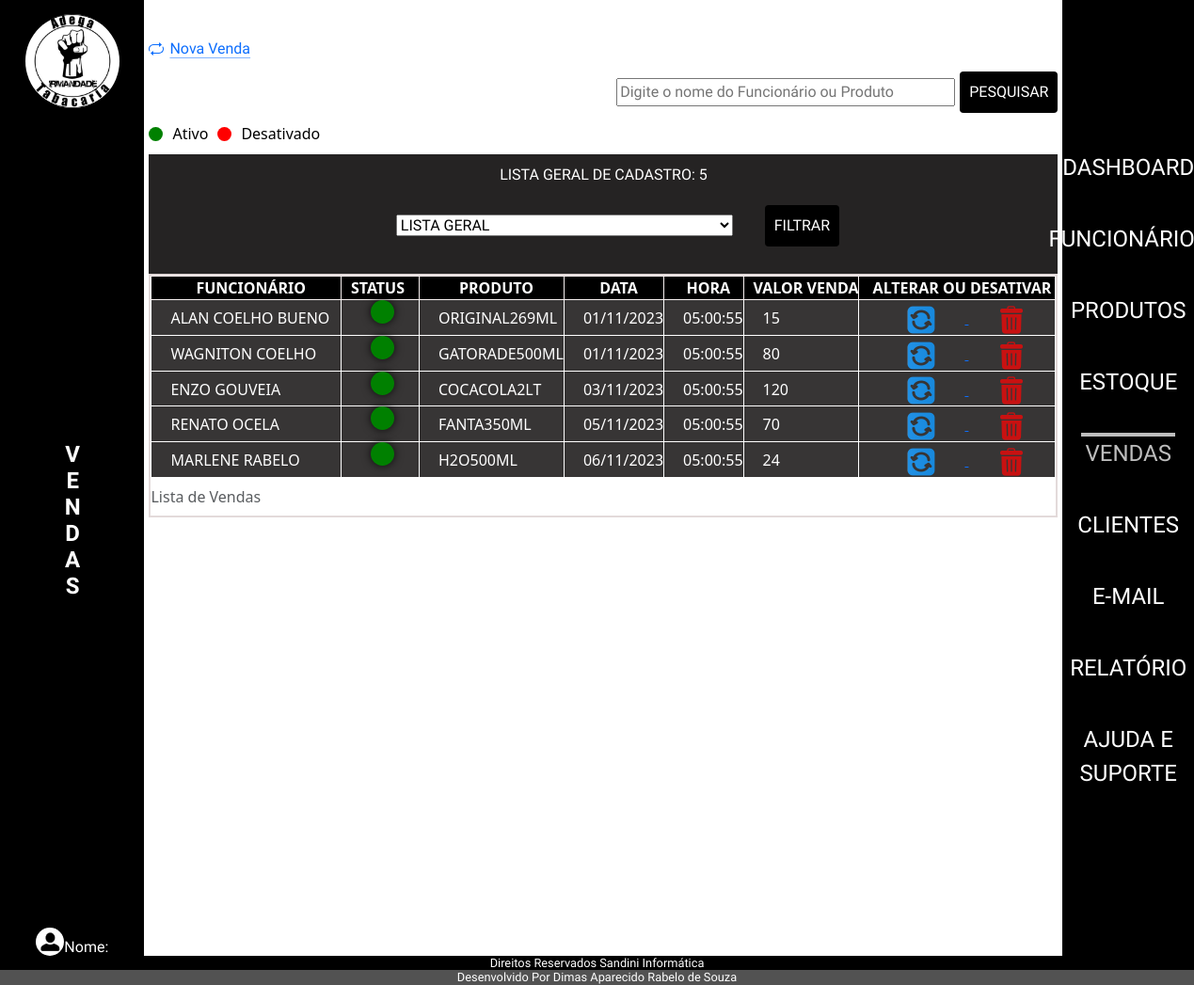
Page /admin/index.php?p=vendas on the earlier database version.
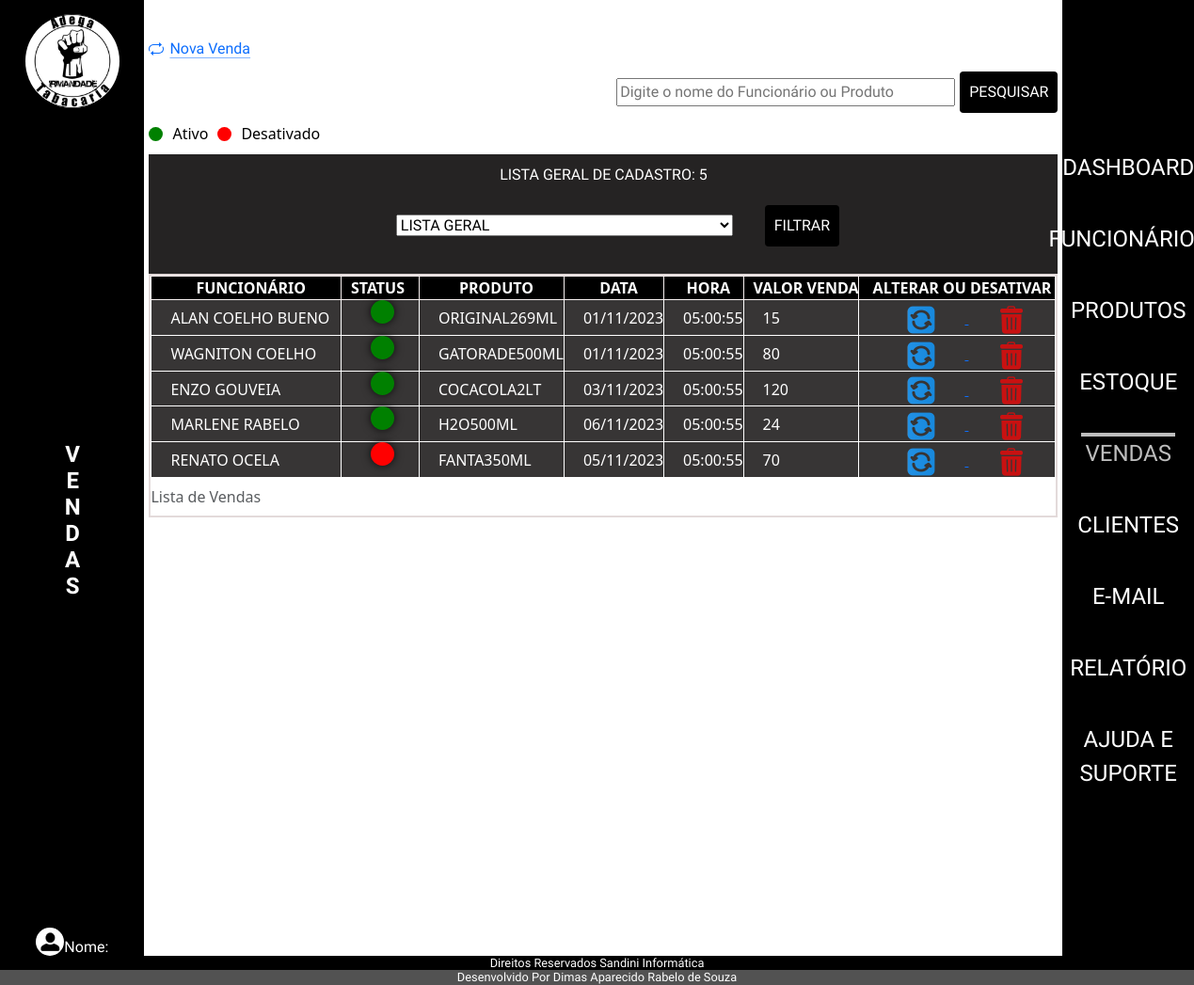
Same page on the later database version.
### tables this page shows
CREATE TABLE `tblvendas` (
  `idVenda` int(11) NOT NULL,
  `dataVenda` date DEFAULT curdate(),
  `horaVenda` time NOT NULL,
  `statusVenda` varchar(10) DEFAULT NULL,
  `valorTotalVenda` double(10,2) NOT NULL,
  `idFuncionario` int(11) NOT NULL,
  `idProduto` int(11) NOT NULL
);

CREATE TABLE `tblfuncionarios` (
  `idFuncionario` int(11) NOT NULL,
  `nomeFuncionario` varchar(50) NOT NULL,
  `altFuncionario` varchar(50) NOT NULL,
  `cargoFuncionario` varchar(20) NOT NULL,
  `dataNascFuncionario` date NOT NULL,
  `emailFuncionario` varchar(80) NOT NULL,
  `senhaFuncionario` varchar(20) NOT NULL,
  `nivelFuncionario` varchar(15) NOT NULL,
  `dataAdmissaoFuncionario` date NOT NULL,
  `enderecoFuncionario` varchar(50) NOT NULL,
  `telFuncionario` varchar(15) NOT NULL,
  `cepFuncionario` varchar(10) NOT NULL,
  `statusFuncionario` varchar(10) NOT NULL,
  `fotoFuncionario` varchar(100) DEFAULT NULL,
  `linkFaceFuncionario` varchar(150) NOT NULL,
  `linkInstaFuncionario` varchar(150) NOT NULL,
  `linkWhatsFuncionario` varchar(150) NOT NULL
);

CREATE TABLE `tblprodutos` (
  `idProduto` int(11) NOT NULL,
  `nomeProduto` varchar(255) NOT NULL,
  `descricaoProduto` varchar(50) NOT NULL,
  `categoriaProduto` varchar(50) NOT NULL,
  `statusProduto` varchar(255) DEFAULT 'Ativo',
  `precoCompraProduto` double(10,2) NOT NULL,
  `precoVendaProduto` double(10,2) NOT NULL,
  `fornecedorProduto` varchar(20) NOT NULL,
  `dataReceProduto` date DEFAULT curdate(),
  `horaProduto` time DEFAULT curtime()
);

### admin/class/vendas.php (called while the page is built, shortened)
<?php
class VendasClass
{
    public function listarVendasAtivas()
    {
        $sql = "SELECT
        v.idVenda,
        v.statusVenda,
        v.valorTotalVenda,
        v.horaVenda,
        v.dataVenda,
        f.nomeFuncionario,
        p.nomeProduto
    FROM
        tblvendas v
    INNER JOIN
        tblfuncionarios f ON v.idFuncionario = f.idFuncionario
    INNER JOIN
        tblprodutos p ON v.idProduto = p.idProduto
    WHERE
        v.statusVenda = 'ATIVO'";
        $conn = Conexao::LigarConexao();
        $resultado = $conn->query($sql);
        $lista = $resultado->fetchAll();
        return $lista;
    }
    public function listarVendasDesativadas()
    {
        $sql = "SELECT
        v.idVenda,
        v.statusVenda,
        v.valorTotalVenda,
        v.horaVenda,
        v.dataVenda,
        f.nomeFuncionario,
        p.nomeProduto
    FROM
        tblvendas v
    INNER JOIN
        tblfuncionarios f ON v.idFuncionario = f.idFuncionario
    INNER JOIN
        tblprodutos p ON v.idProduto = p.idProduto
    WHERE
        v.statusVenda = 'DESATIVADO'";
        $conn = Conexao::LigarConexao();
        $resultado = $conn->query($sql);
        $lista = $resultado->fetchAll();
        return $lista;
    }
}

### admin/vendas/listar.php (the view, shortened to what this page needs)
<?php
require_once('class/vendas.php');
$venda = new VendasClass();
$listaAtivos = $venda->listarVendasAtivas();
$listaDesativados = $venda->listarVendasDesativadas();
$listaFiltrada = array_merge($listaAtivos, $listaDesativados);
$statusFiltrar = '';
$totalCadastrados = count($listaFiltrada);
$totalAtivos = count($listaAtivos);
$totalDesativados = count($listaDesativados);
?>
<div>
    <a class="icon-link icon-link-hover" style="--bs-icon-link-transform: translate3d(0, -.125rem, 0);" href="index.php?p=vendas&v=cadastrar">
        Nova Venda
    </a>
</div>
<div>
    <form class="CampoPes" action="" method="POST">
        <input type="text" id="searchInput" name="searchInput" placeholder="Digite o nome do Funcionário ou Produto">
        <button type="submit">Pesquisar</button>
    </form>
</div>
<?php if (empty($statusFiltrar) || $statusFiltrar === 'LISTA GERAL') : ?>
    <div class="legenda-status">
        <div class="bolinha verde"></div>
        <span>Ativo</span>
        <div class="bolinha vermelha"></div>
        <span>Desativado</span>
    </div>
<?php endif; ?>
<form class="formStatus" action="" method="POST">
    <div>
        <select class="seleAtual" aria-label="Default select example" name="statusVenda">
            <option value="" <?php echo empty($statusFiltrar) ? 'selected' : 'LISTA GERAL'; ?>>LISTA GERAL</option>
        </select>
        <button type="submit">Filtrar</button>
    </div>
    <div>
        <?php if ($statusFiltrar === 'ATIVO') : ?>
            <p class="total">Total de ativos: <?php echo $totalAtivos; ?></p>
        <?php elseif ($statusFiltrar === 'DESATIVADO') : ?>
            <p class="total">Total de desativados: <?php echo $totalDesativados; ?></p>
        <?php else : ?>
            <p class="total">Lista Geral de Cadastro: <?php echo $totalCadastrados; ?></p>
        <?php endif; ?>
    </div>
</form>
<div class="table-container" id="arrastarMouse">
    <div>
        <table>
            <caption>Lista de Vendas</caption>
            <thead>
                <tr>
                <th>Funcionário</th>
                <?php if (empty($statusFiltrar) || $statusFiltrar === 'LISTA GERAL') : ?>
                        <th class="spanstatus" >Status</th>
                    <?php endif; ?>
                    <th>Produto</th>
                    <th>Data</th>
                    <th>Hora</th>
                    <th>Valor Venda</th>
                    <?php if ($statusFiltrar !== 'DESATIVADO') : ?>
                        <th>Alterar ou Desativar</th>
                    <?php endif; ?>
                </tr>
            </thead>
            <tbody>
                <?php foreach ($listaFiltrada as $linha) : ?>
                    <?php if (empty($statusFiltrar) || $linha['statusVenda'] === $statusFiltrar) : ?>
                        <tr>
                        <td><?php echo $linha['nomeFuncionario'] ?></td>
                        <?php if (empty($statusFiltrar) || $statusFiltrar === 'LISTA GERAL') : ?>
                                <td class="spanstatus">
                                    <?php if ($linha['statusVenda'] === 'ATIVO') : ?>
                                        <span class="status-span active-status"></span>
                                    <?php else : ?>
                                        <span class="status-span inactive-status"></span>
                                    <?php endif; ?>
                                </td>
                            <?php endif; ?>
                            <td><?php echo $linha['nomeProduto'] ?></td>
                            <td><?php echo date('d/m/Y', strtotime($linha['dataVenda'])) ?></td>
                            <td><?php echo $linha['horaVenda'] ?></td>
                            <td><?php echo $linha['valorTotalVenda'] ?></td>
                            <?php if ($statusFiltrar !== 'DESATIVADO') : ?>
                                <td class="btngrudsicone">
                                    <a href="index.php?p=vendas&v=atualizar&id=<?php echo $linha['idVenda'] ?>">
                                       <img src="./img/setas-flechas.png" alt="">
                                    </a>
                                    <a href="index.php?p=vendas&v=desativar&id=<?php echo $linha['idVenda'] ?>" onclick="return confirmarDesativacao()">
                                    <img src="./img/lixeira-de-reciclagem.png" alt="">
                                    </a>
                                </td>
                            <?php endif; ?>
                        </tr>
                    <?php endif; ?>
                <?php endforeach; ?>
            </tbody>
        </table>
    </div>
</div>

### admin/index.php (shortened to what this page needs)
<?php
$pagina = @$_GET['p'];
?>
<!DOCTYPE html>
<html lang="pt-BR">
<head>
    <link rel="stylesheet" href="../src/css/reset.css">
    <link rel="stylesheet" href="https://cdnjs.cloudflare.com/ajax/libs/animate.css/4.1.1/animate.min.css">
    <link rel="stylesheet" href="https://cdn.jsdelivr.net/npm/bootstrap@5.3.2/dist/css/bootstrap.min.css">
    <link rel="stylesheet" href="./css/estilo.css">
</head>
<body>
    <main>
        <section class="topoEsquerda">
            <h1>
                <img src="img/logoadega.png" alt=" imagem da logo">
            </h1>
            <?php
            if ($pagina == '') {
                $texto = '';
            } else {
                $texto = '' . $pagina;
            }
            echo '<h2 class="vertical-text">';
            for ($i = 0; $i < strlen($texto); $i++) {
                echo '<span>' . $texto[$i] . '</span>';
            }
            echo '</h2>';
            ?>
            <div class="divlogin">
                <img class="btnlogin" src="img/btnuser.png" alt="imagem btn Usuario">
                <h2 class="name">Nome:</h2>
            </div>
        </section>
        <div class="box">
            <?php
            switch ($pagina) {
                case 'vendas':
                    require_once('vendas/vendas.php');
                    break;
            }
            ?>
        </div>
        <div class="menu">
        <?php
        $pagina = @$_GET['p'];
        ?>
            <nav>
                <ul>
                    <li><a href="index.php?p=dashboard" class="<?= ($pagina == 'dashboard' || $pagina == '') ? 'menuAtivo' : ''; ?>"> Dashboard </a></li>
                    <li><a href="index.php?p=funcionarios" class="<?= ($pagina == 'funcionarios') ? 'menuAtivo' : ''; ?>"> Funcionários </a></li>
                    <li><a href="index.php?p=produtos" class="<?= ($pagina == 'produtos') ? 'menuAtivo' : ''; ?>"> Produtos </a></li>
                    <li><a href="index.php?p=estoque" class="<?= ($pagina == 'estoque') ? 'menuAtivo' : ''; ?>"> Estoque </a></li>
                    <li><a href="index.php?p=vendas" class="<?= ($pagina == 'vendas') ? 'menuAtivo' : ''; ?>"> Vendas </a></li>
                    <li><a href="index.php?p=clientes" class="<?= ($pagina == 'clientes') ? 'menuAtivo' : ''; ?>"> Clientes </a></li>
                    <li><a href="index.php?p=contato" class="<?= ($pagina == 'contato') ? 'menuAtivo' : ''; ?>"> E-mail </a></li>
                    <li><a href="index.php?p=relatorio" class="<?= ($pagina == 'relatorio') ? 'menuAtivo' : ''; ?>"> Relatório </a></li>
                    <li><a href="index.php?p=ajuda%20e%20suporte" class="<?= ($pagina == 'ajuda e suporte') ? 'menuAtivo' : ''; ?>"> Ajuda e Suporte </a></li>
                </ul>
            </nav>
        </div>
    </main>
    <footer class="rodape">
        <h2>Direitos Reservados Sandini Informática</h2>
        <h2 class="h2d">Desenvolvido Por Dimas Aparecido Rabelo de Souza</h2>
    </footer>
</body>

### admin/vendas/vendas.php
<?php
$pagina = @$_GET['v'];
if ($pagina == NULL) {
    require_once ('listar.php');
}else {
    if($pagina == 'cadastrar') { require_once('cadastrar.php');}
    if($pagina ==  'atualizar') { require_once('atualizar.php');}
    if($pagina == 'desativar' ) { require_once('desativar.php');}
    if($pagina == 'ativar' ) { require_once('ativar.php');}
}

### admin/css/estilo.css (style rules this page uses)
* a, h1, h2, h3, h4 { font-family: 'Secular One'; font-size: 16px; text-align: center; margin: 0; padding: 0; box-sizing: border-box; }
body { display: flex; flex-direction: column; min-height: 100vh; color: #ffffff; }
.vertical-text { writing-mode: vertical-lr; text-orientation: upright; white-space: nowrap; display: inline-block; font-family: 'Secular One'; font-size: 1.5em; font-weight: bold; text-transform: uppercase; }
h1 { width: 80%; margin-top: 10px }
h1 img { width: 70%; border-radius: 50%; }
.divlogin { width: 50%; display: flex; justify-content: space-around; align-items: flex-end; }
.btnlogin { width: 30px; border-radius: 50%; }
.topoEsquerda { background: #000000; display: flex; flex-direction: column; width: 200px; justify-content: space-between; align-items: center; }
main { width: 100%; flex: 1; display: flex; }
.menu { display: flex; background: #000000; color: #ffffff; text-align: center; margin: 0 auto; width: 11%; align-items: center; flex-direction: column; }
ul { padding: 140px 20px; }
ul li { padding: 20px 20px; }
nav ul li a { color: #ffffff; text-decoration: none; font-size: 1.5em; text-transform: uppercase; }
.menuAtivo { color: #bdbdbd !important; border-top: solid 4px #bdbdbd; padding: 4px; }
.box { width: 100%; min-height: 400px; overflow: auto; box-sizing: border-box; padding: 40px 5px; color: #000000; }
.rodape { width: 100%; }
.rodape h2 { background: #000000; margin-bottom: 0; font-size: 0.8em; }
.rodape .h2d { background: #525252; }
.table-container { max-height: 800px; overflow-y: auto; overflow-x: auto; border: 2px solid #e3dada; text-align: justify; white-space: nowrap; cursor: grab; }
table { width: 100%; border-collapse: collapse; border: 1px solid #f8f1f1; }
td { background: #373535; border: 1px solid #fff; color: #fff; text-indent: 20px; text-transform: uppercase; width: 100%; }
th { border: 1px solid #f8f1f1; text-align: center; font-size: 1.0em; font-weight: bold; text-transform: uppercase; text-indent: 10px; background: #000000; color: #ffffff; }
h1 { text-align: center; background: #000000; width: 100%; padding: 5px 5px; text-transform: uppercase; }
form { display: flex; flex-direction: column; align-items: center; background: #252323; width: 100%; font-family: 'Secular One'; text-transform: uppercase; }
input { margin: 5px 5px; width: 360px; }
select { margin: 30px; }
button { margin: 10px 0; padding: 10px; background-color: #000000; color: #fff; border: none; border-radius: 4px; text-transform: uppercase; }
.seleAtual { width: 358px; }
.total { color: #ffffff; font-size: 1.0em; margin-bottom: 0; }
.formStatus { display: flex; flex-direction: column-reverse; justify-content: space-around; padding: 10px; }
.CampoPes { display: flex; justify-content: flex-end; flex-direction: row; background: none; }
.btngrudsicone img { margin-right: 30px; margin-left: 30px; }
.spanstatus { text-align: center; padding-right: 15px; }
.status-span { display: inline-block; width: 25px; height: 25px; border-radius: 50%; box-shadow: 0 0 10px rgba(0, 0, 0, 0.8); }
.active-status { background-color: green; animation: pulse 1s infinite alternate; padding: 5px 5px; }
.inactive-status { background-color: red; animation: rotate 2s linear infinite, scale 1s ease-in-out infinite alternate; padding: 5px 5px; }
.legenda-status { display: flex; align-items: center; gap: 10px; margin-bottom: 10px; }
.bolinha { width: 15px; height: 15px; border-radius: 50%; }
.verde { background-color: green; }
.vermelha { background-color: red; }

Differences in the rows shown:
shown differently, row unchanged: tblvendas "MARLENE RABELO": moves up the list
changed tblvendas "RENATO OCELA": statusVenda "ATIVO" → "DESATIVADO" (drawn)
